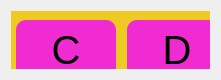
   <widget class="QWidget" name="horizontalLayoutWidget_67">
    <property name="geometry">
     <rect>
      <x>60</x>
      <y>400</y>
      <width>221</width>
      <height>80</height>
     </rect>
    </property>
    <layout class="QHBoxLayout" name="horizontalLayout_119">
     <item>
      <widget class="QFrame" name="caixa_letras_60">
       <property name="styleSheet">
        <string notr="true">background-color: rgb(239, 201, 36);</string>
       </property>
       <property name="frameShape">
        <enum>QFrame::StyledPanel</enum>
       </property>
       <property name="frameShadow">
        <enum>QFrame::Raised</enum>
       </property>
       <widget class="QWidget" name="horizontalLayoutWidget_68">
        <property name="geometry">
         <rect>
          <x>0</x>
          <y>-1</y>
          <width>221</width>
          <height>81</height>
         </rect>
        </property>
        <layout class="QHBoxLayout" name="horizontalLayout_120">
         <item>
          <widget class="QPushButton" name="botao_c">
           <property name="maximumSize">
            <size>
             <width>100</width>
             <height>60</height>
            </size>
           </property>
           <property name="font">
            <font>
             <pointsize>30</pointsize>
            </font>
           </property>
           <property name="styleSheet">
            <string notr="true">QPushButton#botao_c {
    background-color: rgb(240, 43, 209);  /*roxo: rgb(240, 43, 209);*/
}

QPushButton#botao_c:pressed {
   background-color: rgb(170, 0, 255)  /* Cor de fundo quando o botão é pressionado */
}

QPushButton#botao_c{
	border-radius: 10px;
}</string>
           </property>
           <property name="text">
            <string>C</string>
           </property>
          </widget>
         </item>
         <item>
          <widget class="QPushButton" name="botao_d">
           <property name="maximumSize">
            <size>
             <width>100</width>
             <height>60</height>
            </size>
           </property>
           <property name="font">
            <font>
             <pointsize>30</pointsize>
            </font>
           </property>
           <property name="styleSheet">
            <string notr="true">QPushButton#botao_d {
    background-color: rgb(240, 43, 209);  /*roxo: rgb(240, 43, 209);*/
}

QPushButton#botao_d:pressed {
   background-color: rgb(170, 0, 255)  /* Cor de fundo quando o botão é pressionado */
}

QPushButton#botao_d{
	border-radius: 10px;
}</string>
           </property>
           <property name="text">
            <string>D</string>
           </property>
          </widget>
         </item>
        </layout>
       </widget>
      </widget>
     </item>
    </layout>
   </widget>
